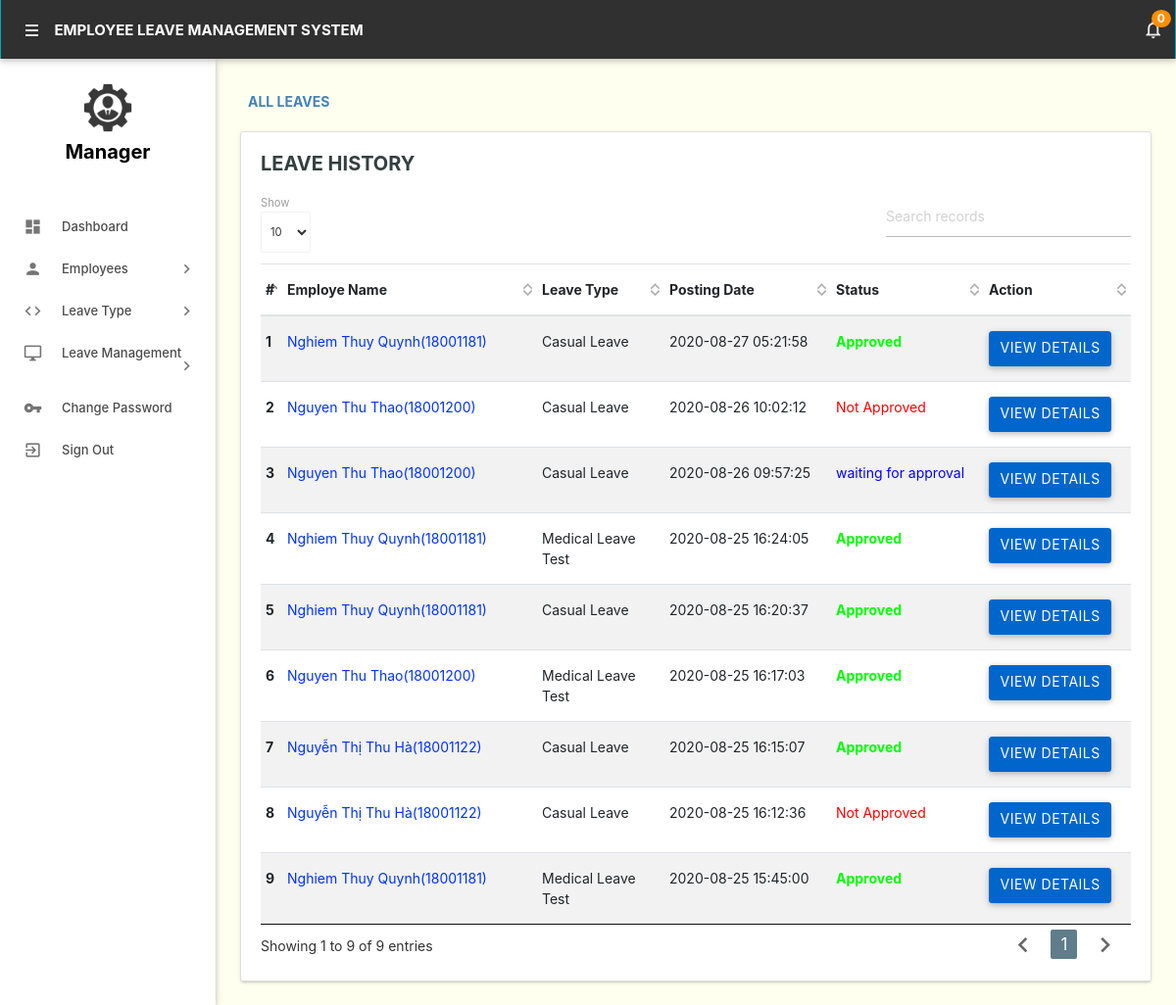
The page /admin/leaves.php (signed in) on the database its author committed.
### tables this page shows
CREATE TABLE `leaves` (
  `Id` int(11) NOT NULL,
  `LeaveType` varchar(110) NOT NULL,
  `EndDate` datetime NOT NULL,
  `StartDate` datetime NOT NULL,
  `Reason` mediumtext NOT NULL,
  `PostingDate` timestamp NOT NULL DEFAULT current_timestamp(),
  `AdminRemark` mediumtext DEFAULT NULL,
  `AdminRemarkDate` varchar(120) DEFAULT NULL,
  `Status` int(1) NOT NULL,
  `IsRead` int(1) NOT NULL,
  `empid` int(11) DEFAULT NULL
);

CREATE TABLE `employees` (
  `id` int(11) NOT NULL,
  `EmpId` varchar(100) NOT NULL,
  `FullName` varchar(150) NOT NULL,
  `EmailId` varchar(200) NOT NULL,
  `Password` varchar(180) NOT NULL,
  `Gender` varchar(100) NOT NULL,
  `Dob` varchar(100) NOT NULL,
  `Address` varchar(255) NOT NULL,
  `Phonenumber` char(11) NOT NULL,
  `Status` int(1) NOT NULL,
  `RegDate` timestamp NOT NULL DEFAULT current_timestamp()
);

### admin/leaves.php (the view, shortened to what this page needs)
<?php
include('includes/config.php');
if (strlen($_SESSION['alogin']) == 0) {
    header('location:index.php');
} else {
    ?>
    <!DOCTYPE html>
    <html lang="en">
        <head>
            <link type="text/css" rel="stylesheet" href="../assets/plugins/materialize/css/materialize.min.css"/>
            <link href="../assets/plugins/material-preloader/css/materialPreloader.min.css" rel="stylesheet">
            <link href="../assets/plugins/datatables/css/jquery.dataTables.min.css" rel="stylesheet">
            <link href="../assets/plugins/google-code-prettify/prettify.css" rel="stylesheet" type="text/css"/>
            <link href="../assets/css/alpha.min.css" rel="stylesheet" type="text/css"/>
            <link href="../assets/css/custom.css" rel="stylesheet" type="text/css"/>
            <link rel="stylesheet" href="https://stackpath.bootstrapcdn.com/bootstrap/4.5.2/css/bootstrap.min.css">
        </head>
        <body>
    <?php include('includes/header.php'); ?>
    <?php include('includes/sidebar.php'); ?>
            <main class="mn-inner">
                <div class="page-title"style="color: #4682B4"><strong>All leaves</strong></div>
                <br>
                <br>
                <div class="card">
                    <div class="card-content">
                        <span class="card-title" style="color: #34403F; font-size: 20px">Leave History</span>
                        <table id="example" class="table table-striped table table-hover">
                            <thead>
                                <tr>
                                    <th>#</th>
                                    <th width="250">Employe Name</th>
                                    <th width="120">Leave Type</th>
                                    <th width="160">Posting Date</th>
                                    <th>Status</th>
                                    <th align="center">Action</th>
                                </tr>
                            </thead>
                            <tbody>
    <?php
    $sql = "SELECT leaves.id as lid,employees.FullName,employees.EmpId,employees.id,leaves.LeaveType,leaves.PostingDate,leaves.Status from leaves join employees on leaves.empid=employees.id order by lid desc";
    $query = $dbh->prepare($sql);
    $query->execute();
    $results = $query->fetchAll(PDO::FETCH_OBJ);
    $cnt = 1;
    if ($query->rowCount() > 0) {
        foreach ($results as $result) {
            ?>
                                        <tr>
                                            <td> <b><?php echo htmlentities($cnt); ?></b></td>
                                            <td><a style="color: #0033FF" href="editemployee.php?empid=<?php echo htmlentities($result->id); ?>" target="_blank"><?php echo htmlentities($result->FullName); ?>(<?php echo htmlentities($result->EmpId); ?>)</a></td>
                                            <td><?php echo htmlentities($result->LeaveType); ?></td>
                                            <td><?php echo htmlentities($result->PostingDate); ?></td>
                                            <td><?php
                            $stats = $result->Status;
                            if ($stats == 1) {
                                ?>
                                                <span style="color: #00FF00"><strong>Approved</strong></span>
            <?php } if ($stats == 2) { ?>
                                                    <span style="color: red">Not Approved</span>
                                                <?php } if ($stats == 0) { ?>
                                                    <span style="color: blue">waiting for approval</span>
                                                <?php } ?>
                                            </td>
                                            <td><a href="leave-details.php?leaveid=<?php echo htmlentities($result->lid); ?>" class="btn" style="background: #0066CC; color: white"  > View Details</a></td>
                                        </tr>
            <?php $cnt++;
        }
    } ?>
                            </tbody>
                        </table>
                    </div>
                </div>
            </div>
    <div class="left-sidebar-hover"></div>
    </body>
    </html>
<?php } ?>

### admin/includes/header.php (shortened to what this page needs)
<div class="mn-content fixed-sidebar" style="background: #FFFFF0">
    <header class="mn-header navbar-fixed">
        <nav class="cyan darken-1">
            <div class="nav-wrapper row" style="background: #303030">
                <section class="material-design-hamburger navigation-toggle">
                    <a href="#" data-activates="slide-out" class="button-collapse show-on-large material-design-hamburger__icon">
                        <span class="material-design-hamburger__layer"></span>
                    </a>
                </section>
                <div class="header-title col s12">
                    <span class="chapter-title">Employee Leave Management System</span>
                </div>
                <ul class="right col s9 m3 nav-right-menu">
                    <li class="hide-on-small-and-down"><a href="javascript:void(0)" data-activates="dropdown1" class="dropdown-button dropdown-right show-on-large"><i class="material-icons">notifications_none</i>
                    <?php
                    $isread=0;
                    $sql = "SELECT id from leaves where IsRead=:isread";
                    $query = $dbh -> prepare($sql);
                    $query->bindParam(':isread',$isread,PDO::PARAM_STR);
                    $query->execute();
                    $unreadcount=$query->rowCount();?>
                    <span class="badge"><?php echo htmlentities($unreadcount);?></span></a></li>
                </ul>
            </div>
        </nav>
    </header>

### admin/includes/sidebar.php (shortened to what this page needs)
<aside id="slide-out" class="side-nav white fixed">
           <div class="side-nav-wrapper">
               <div class="center">
                   <div class="sidebar-profile">
                       <div class="sidebar-profile-image" >
                           <img src="../assets/images/123.PNG" class="circle" alt="">
                       </div>
                       <div class="sidebar-profile-info">
                           <p style="font-size: 20px">Manager</p>
                       </div>
                   </div>
               </div>
               <ul class="sidebar-menu collapsible collapsible-accordion" data-collapsible="accordion">
                   <li class="no-padding"><a class="waves-effect waves-grey" href="dashboard.php"><i class="material-icons">dashboard</i>Dashboard</a></li>
                   <li class="no-padding">
                       <a class="collapsible-header waves-effect waves-grey"><i class="material-icons">person</i>Employees<i class="nav-drop-icon material-icons">keyboard_arrow_right</i></a>
                   </li>
                   <li class="no-padding">
                       <a class="collapsible-header waves-effect waves-grey"><i class="material-icons">code</i>Leave Type<i class="nav-drop-icon material-icons">keyboard_arrow_right</i></a>
                   </li>
                   <li class="no-padding">
                       <a class="collapsible-header waves-effect waves-grey"><i class="material-icons">desktop_windows</i>Leave Management<i class="nav-drop-icon material-icons">keyboard_arrow_right</i></a>
                   </li>
                   <li class="no-padding"><a class="waves-effect waves-grey" href="changepassword.php"><i class="material-icons">vpn_key</i>Change Password</a></li>
                   <li class="no-padding">
                       <a class="waves-effect waves-grey" href="logout.php"><i class="material-icons">exit_to_app</i>Sign Out</a>
                   </li>
               </ul>
           </div>
       </aside>

### rows shown on the page
leaves: employees.FullName "Nghiem Thuy Quynh", employees.EmpId "18001181", LeaveType "Casual Leave", PostingDate "2020-08-27 05:21:58", Status "Approved"
leaves: employees.FullName "Nguyen Thu Thao", employees.EmpId "18001200", LeaveType "Casual Leave", PostingDate "2020-08-26 10:02:12", Status "Not Approved"
leaves: employees.FullName "Nguyen Thu Thao", employees.EmpId "18001200", LeaveType "Casual Leave", PostingDate "2020-08-26 09:57:25", Status "waiting for approval"
leaves: employees.FullName "Nghiem Thuy Quynh", employees.EmpId "18001181", LeaveType "Medical Leave Test", PostingDate "2020-08-25 16:24:05", Status "Approved"
leaves: employees.FullName "Nghiem Thuy Quynh", employees.EmpId "18001181", LeaveType "Casual Leave", PostingDate "2020-08-25 16:20:37", Status "Approved"
leaves: employees.FullName "Nguyen Thu Thao", employees.EmpId "18001200", LeaveType "Medical Leave Test", PostingDate "2020-08-25 16:17:03", Status "Approved"
leaves: employees.FullName "Nguyễn Thị Thu Hà", employees.EmpId "18001122", LeaveType "Casual Leave", PostingDate "2020-08-25 16:15:07", Status "Approved"
leaves: employees.FullName "Nguyễn Thị Thu Hà", employees.EmpId "18001122", LeaveType "Casual Leave", PostingDate "2020-08-25 16:12:36", Status "Not Approved"
leaves: employees.FullName "Nghiem Thuy Quynh", employees.EmpId "18001181", LeaveType "Medical Leave Test", PostingDate "2020-08-25 15:45:00", Status "Approved"

### other values the page prints
$unreadcount "0"
